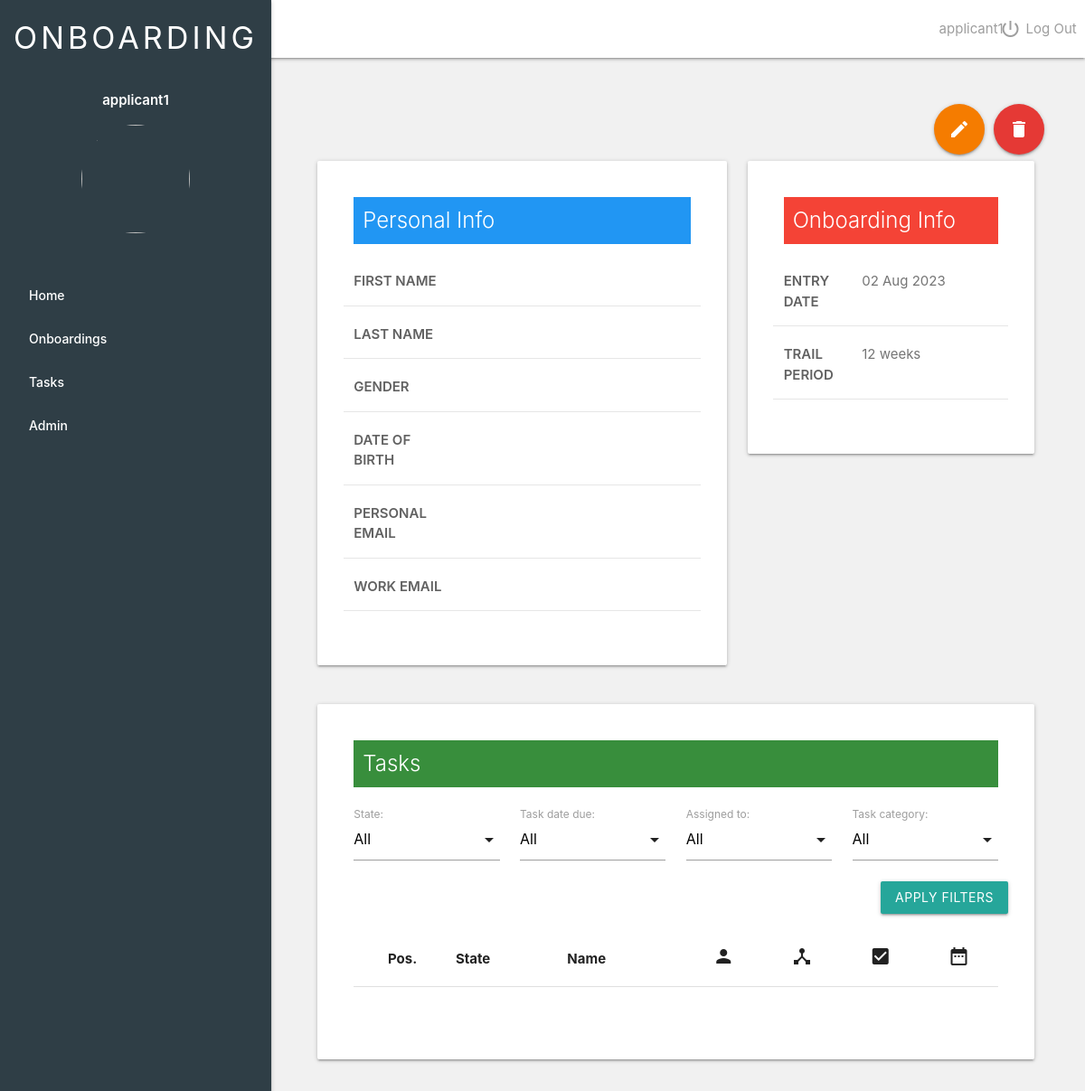
The app's page /onboardings/1 (signed in) with its own data.
### users/models.py (models this page shows)
class CustomUser(AbstractUser):
    def __str__(self):
        return self.username

### onboarding/models.py (models this page shows, shortened)
class Onboarding(models.Model):
    entry_date = models.DateField(blank=False, default=datetime.date.today)
    tasks = models.ManyToManyField('tasks.Task', through="OnboardingTasks")
    trial_period = models.IntegerField(default=12, help_text="Weeks") # months

### onboarding/views.py (the view)
# urls.py: path('<int:pk>',views.onboarding_detail,name='onboarding_detail'),
@login_required
def onboarding_detail(request,pk):
    onboarding = get_object_or_404(Onboarding,pk=pk)
    on_tasks_filter = OnboardingTasksFilter(request.GET,obj_pk=pk, queryset=onboarding.onboardingtasks_set.all().order_by('position'))
    paginator = Paginator(on_tasks_filter.qs,20)
    page = request.GET.get('page')
    paginated = paginator.get_page(page)
    context = {
        'onboarding':onboarding,
        'Task':Task,
        'filter':on_tasks_filter,
        'paginated':paginated
    }
    return render(request,'onboarding/onboarding_detail.html',context)

### onboarding/templates/onboarding/onboarding_detail.html (shortened to what this page needs)
{% extends 'core/base.html' %}
{% load core_extras %}
{% block content %}
<div class="flex-title">
    <div class="title-text">
    </div>
    <div class="flex-title">
        <a href="{% url 'onboarding:onboarding_update' onboarding.id %}"
            class="btn-floating btn-large waves-effect waves-light orange darken-2 right">
            <i class="material-icons">edit</i>
        </a>
        <form action="{% url 'onboarding:onboarding_delete' onboarding.id %}" method="POST" class="ml-2">
            <button type="submit" class="btn-floating btn-large waves-effect waves-light red darken-1 right">
                <i class="material-icons white-text" data-position="bottom">delete</i>
            </button>
        </form>
    </div>
</div>
<div class="row">
    <div class="col s7">
        {% include 'onboarding/partials/personal_info.html' %}
    </div>
    <div class="col s5">
        {% include 'onboarding/partials/onboarding_info.html' %}
    </div>
</div>
<div class="row">
    <div class="col s12">
        {% include 'onboarding/partials/tasks_onboarding_card.html' %}
    </div>
</div>
{% endblock content %}

### core/templates/core/partials/navbar.html (shortened to what this page needs)
{% load cropping %}
{% load static %}
{% if user.is_authenticated %}
<nav class="white">
  <div class="nav-wrapper">
    <div class="menu-nav-container">
      <div class="nav-bread">
      </div>
      <div class="menu-container">
        {% if user.is_authenticated %}
        <div class="profile-image-box">
          <span class="grey-text">
            {{user.username}}
          </span>
        </div>
        <div class="icons-profile-container">
          <div class="single-icon-box">
            <a href="{% url 'users:logout_view'%}">
              <i class="material-icons grey-text">power_settings_new</i>
              <span class="grey-text profile-icon-text">Log Out</span>
            </a>
          </div>
        </div>
        {% endif %}
      </div>
    </div>
  </div>
</nav>
{% endif %}

### core/templates/core/partials/sidebar.html (shortened to what this page needs)
{% load cropping %}
{% load static %}
<div id="slide-out" class="sidenav sidenav-fixed sidenav-custom">
    <div class="white-text sidebar-title">
        <h4>ONBOARDING</h4>
    </div>
    <div class="sidebar-user">
        <span>{{user.username}}</span>
    </div>
    <div>
        <div class="sidebar-photo">
            {% if user.profile.picture %}
            <img src="{% cropped_thumbnail user.profile 'cropping' scale=0.5 %}">
            {% else %}
            <img src="{% static 'img/profile.png' %}" alt="" class="">
            {% endif %}
        </div>
    </div>
    <ul>
        <li><a href="{% url 'core:main_page' %}" class="custom-a">Home</a></li>
        <li><a href="{% url 'onboarding:onboarding_list' %}" class="custom-a">Onboardings</a></li>
        <li><a href="{% url 'onboarding:task_list' %}" class="custom-a">Tasks</a></li>
        <li><a href="{% url 'admin:index' %}" class="custom-a">Admin</a></li>
    </ul>
</div>

### onboarding/templates/onboarding/partials/onboarding_info.html
<div class="card">
    <div class="card-content">
        <div class="card-title custom-card-title red text-white">
            Onboarding Info
        </div>
        <div class="wrapper-detail">
            <div class="row detail-row">
                <div class="col s4">
                    <span class="detail-title grey-text text-darken-2">ENTRY DATE</span>
                </div>
                <div class="col s8">
                    <span class="grey-text text-darken-1">{{onboarding.entry_date | date:"d M Y"}}</span>
                </div>
            </div>
            <div class="row detail-row">
                <div class="col s4">
                    <span class="detail-title grey-text text-darken-2">TRAIL PERIOD</span>
                </div>
                <div class="col s8">
                    <span class="grey-text text-darken-1">{{onboarding.trial_period}} weeks</span>
                </div>
            </div>
        </div>
    </div>
</div>

### core/static/core/css/main.css (style rules this page uses)
.ml-2 { margin-left:10px; }
.flex-title { display:flex; align-items: center; justify-content: space-between; }
body { background-color:#f1f1f1; }

### core/static/core/css/recently_updated_tasks.css (style rules this page uses)
.card-content { padding:40px !important; }
.custom-card-title { color:white; padding:10px; margin-bottom:20px !important; }
.detail-title { font-weight: 600; }
.wrapper-detail { padding:20 20px; margin-top:30px; }
.detail-row { border-bottom: 1px solid #e6e6e6; padding-bottom: 15px; }
.sidenav-custom { background-color: #2f3e46; }
.sidenav li>a.custom-a { color:white; }
.profile-image-box { display:flex; align-items:center; width:33%; justify-content: center; }
.menu-nav-container { display:flex; justify-content: space-between; }
.icons-profile-container { display:flex; width:66%; justify-content: space-around; }
.single-icon-box { display:flex; }
.single-icon-box a { display:flex; }
.menu-container { width: 13%; display: flex; justify-content: space-around; }
.profile-icon-text { margin-left:5px; }
.sidebar-title { text-align: center; letter-spacing: 4px; }
.sidebar-user { text-align: center; font-weight: 600; color: white; margin-top:40px; margin-bottom: 5px; }
.sidebar-photo { text-align: center; }
.sidebar-photo img { border-radius: 50%; width:120px; height: 120px; margin-top:10px; margin-bottom: 30px; }
.nav-bread { padding-left:350px; }

### records on screen
CustomUser: username "applicant1"
Onboarding: entry_date "02 Aug 2023", trial_period "12"

### other values on screen
{{ filter.form.state.label_tag }} "State:"
{{ filter.form.task__date_due.label_tag }} "Task date due:"
{{ filter.form.assigned_to.label_tag }} "Assigned to:"
{{ filter.form.task__category.label_tag }} "Task category:"
